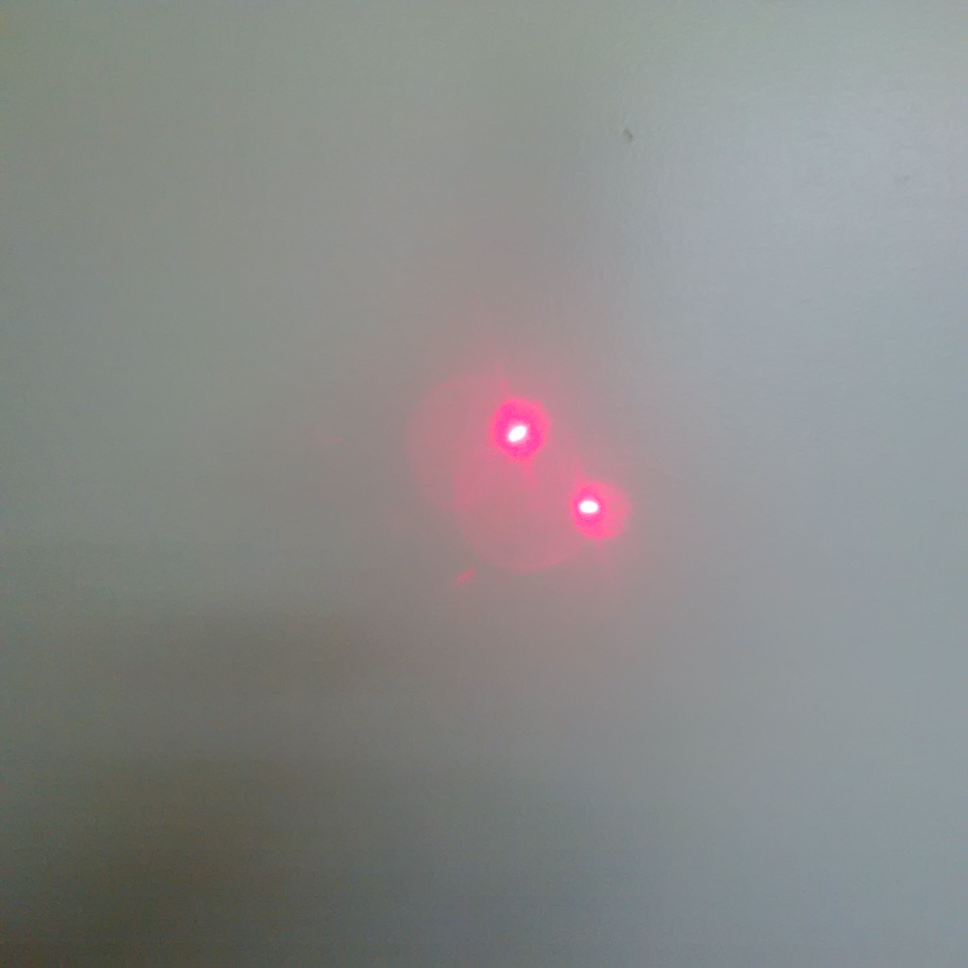
#> input picture Laser_test.jpg, 1936 x 1936 px, given in place of test_light.mp4, which was not available (shown at 1/2 size)
$ python DetectLaser_film.py
#> lines starting #> are read from the running program, lines starting #| are printed output that depends on the picture; after the words box and inside, x2 and y2 are one past the last pixel; in counts of white or black regions, pixels touching at a corner belong together; pictures that were not available may be replaced by others from this repository, and a replacement may not be noted
import cv2 as cv
import numpy as np

def nothing(value):
    return

video = cv.VideoCapture("Senior_Project_Laser_detect/test_light.mp4")

hue_value =255
sat_value = 255
V_value = 255

# img_test = cv.imread("Senior_Project_Laser_detect/test_light.mp4")# NEED TO FILM A POINTER

window_name = "Spotting Laser"
title_hue = "Hue slides"
title_saturation = "Saturation slides"
title_value = "Value slides"

cv.namedWindow(window_name, cv.WINDOW_AUTOSIZE)
# cv.createTrackbar(title_hue, window_name, 0, 255, nothing)
# cv.createTrackbar(title_value, window_name, 0, 255,nothing)
# cv.createTrackbar(title_saturation, window_name, 0, 255,nothing)
screen_width = 1080
screen_heigh = 1920

kernel = cv.getStructuringElement(cv.MORPH_ELLIPSE, (5,5))

# [12 lines of commented-out code are left out]
while(video.isOpened()):
    ret, frame = video.read()
#> frame is the input picture: shape (1936, 1936, 3); mean B, G, R 136.1, 137.4, 137.1

    if not ret:
        print("Can't find frame")
        break

    HSV_frame = cv.cvtColor(frame, cv.COLOR_BGR2HSV)
#> HSV_frame: shape (1936, 1936, 3); mean H, S, V 74.1, 20.6, 143
    h, s ,v = cv.split(HSV_frame)
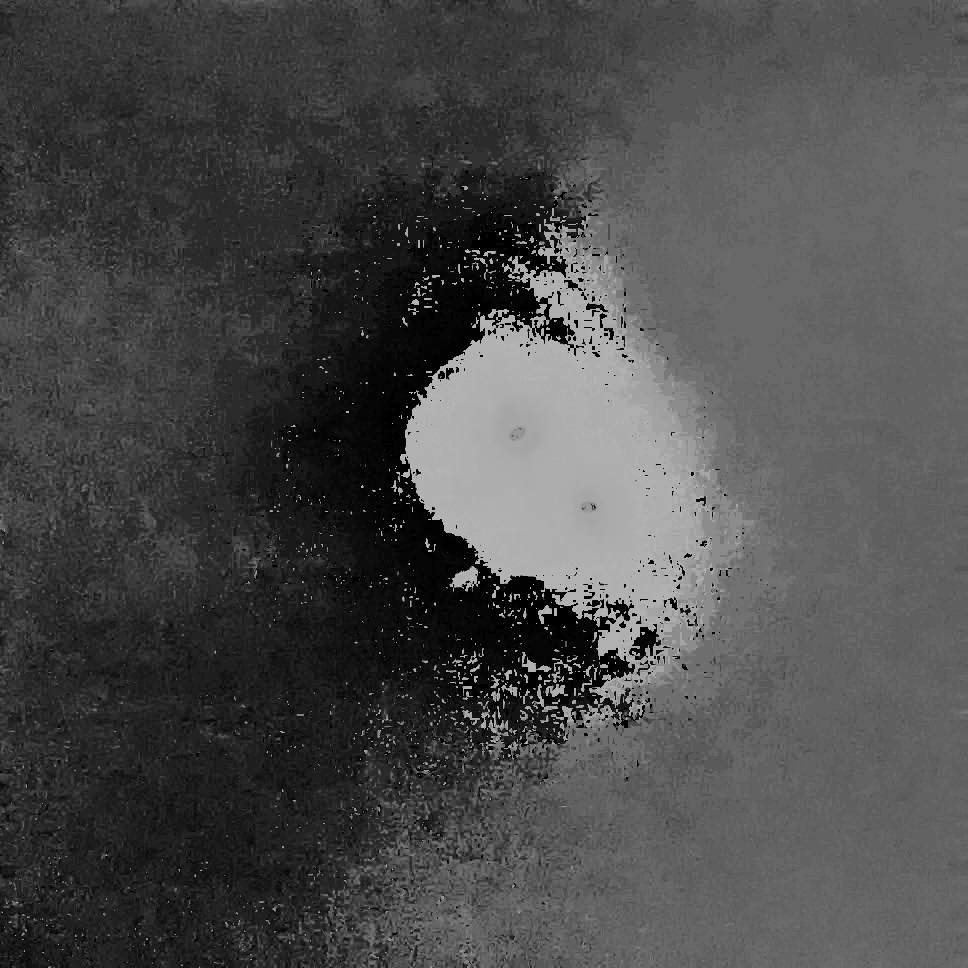
#> h: shape (1936, 1936) (shown at 1/2 size); min 0, max 179, mean 74.1
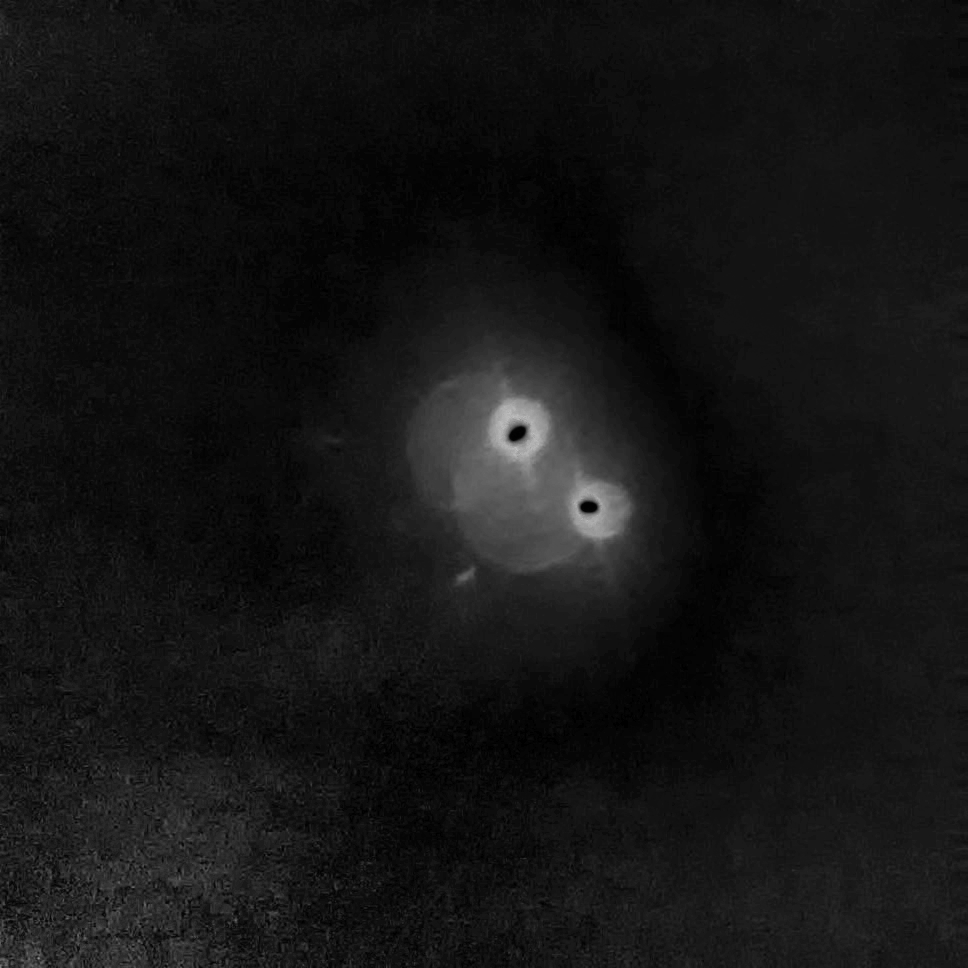
#> s: shape (1936, 1936) (shown at 1/2 size); min 0, max 209, mean 20.6
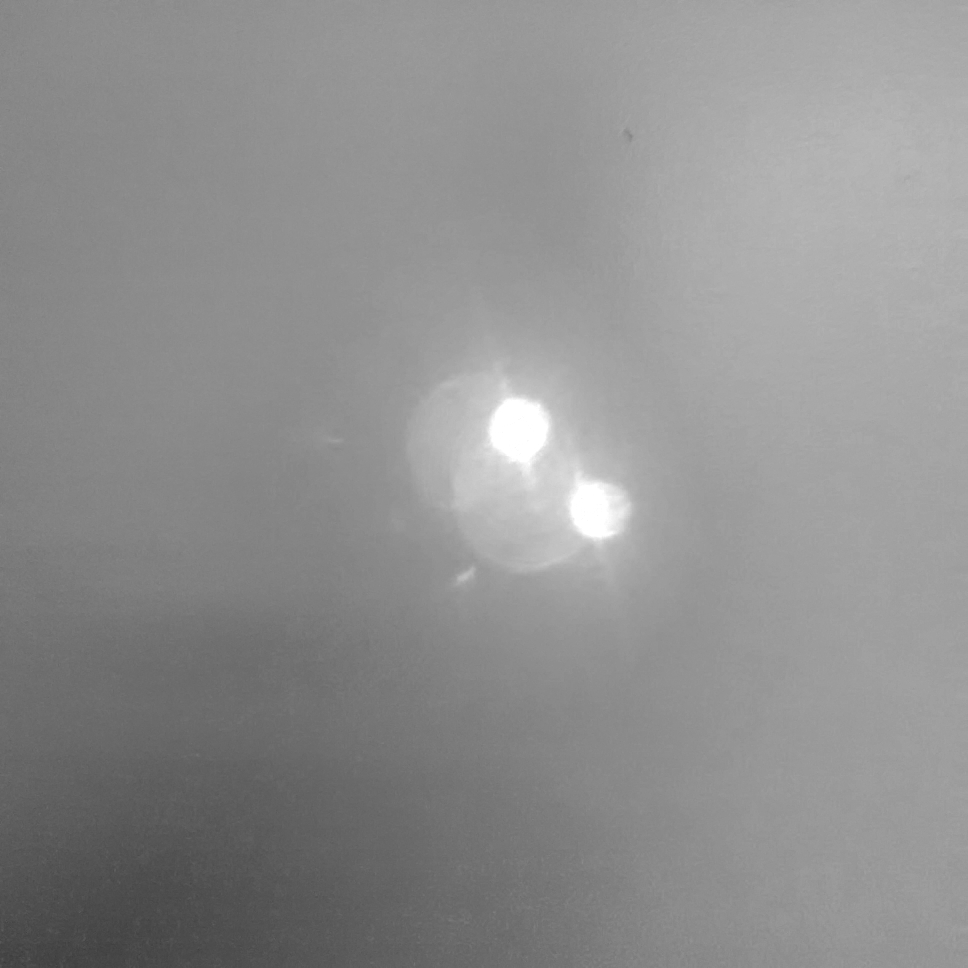
#> v: shape (1936, 1936) (shown at 1/2 size); min 49, max 255, mean 143

    # hue_value, sat_value, V_value = cv.getTrackbarPos(title_hue,window_name), cv.getTrackbarPos(title_saturation,window_name), cv.getTrackbarPos(title_value,window_name)
    hue_value, sat_value, V_value = 240, 240, 220

    ret_hue, thresh_hue = cv.threshold(h, hue_value, 255, cv.THRESH_BINARY)
#> thresh_hue: shape (1936, 1936); every value is 0
#> ret_hue = 240
    ret_sat, thresh_sat = cv.threshold(s, sat_value, 255, cv.THRESH_BINARY)
#> ret_sat = 240
    ret_val, thresh_val = cv.threshold(v, V_value, 255, cv.THRESH_BINARY)
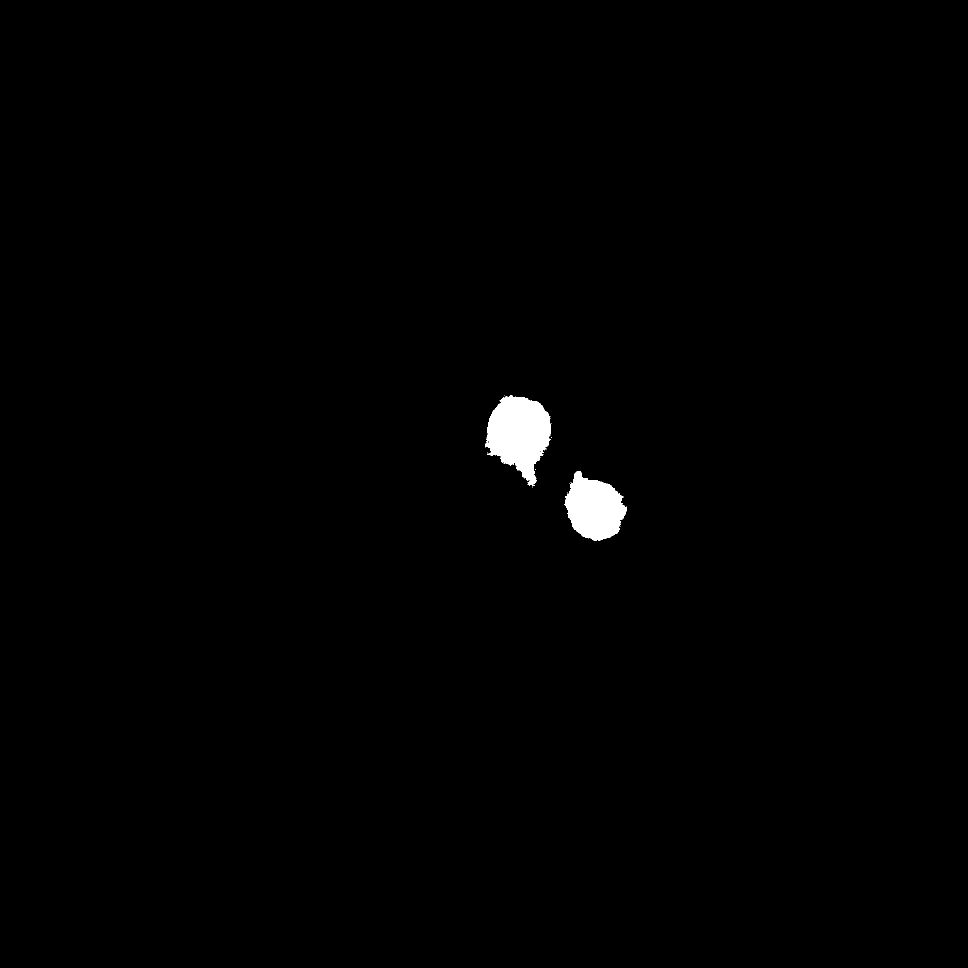
#> thresh_val: shape (1936, 1936) (shown at 1/2 size); 0.71% white; 19 white regions (17 under 20 px), largest, box (x1, y1, x2, y2) and area: (970, 790, 1102, 972) 15090, (1129, 942, 1253, 1082) 11525
#> ret_val = 220

    laser = cv.bitwise_and(thresh_hue, thresh_val)
    laser = cv.bitwise_and(thresh_sat, laser)
    result = cv.merge([thresh_hue,thresh_sat,thresh_val])
#> result: shape (1936, 1936, 3); mean H, S, V 0, 0, 1.8
    cv.imshow("resutl",result)

    mask_clean = cv.morphologyEx(result, cv.MORPH_OPEN, kernel)
#> mask_clean: shape (1936, 1936, 3); mean H, S, V 0, 0, 1.8
    mask_clean = cv.morphologyEx(mask_clean, cv.MORPH_CLOSE, kernel)
#> mask_clean: shape (1936, 1936, 3); mean H, S, V 0, 0, 1.8
    cv.imshow(window_name, mask_clean)

    # [13 lines of commented-out code are left out]

    if cv.waitKey(100) & 0xFF == ord('q'):
#> (key q is pressed here)
        break

# [39 lines of commented-out code are left out]
video.release()
cv.destroyAllWindows()

$ run again, on green_pointer.jpg
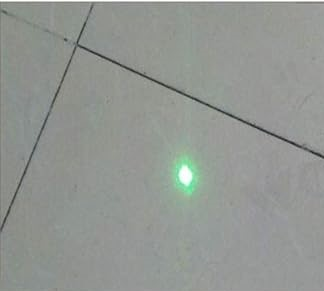
#> input picture green_pointer.jpg, 324 x 291 px, given in place of test_light.mp4, which was not available
#> frame is the input picture: shape (291, 324, 3); mean B, G, R 146.1, 150.5, 146.6
#> HSV_frame: shape (291, 324, 3); mean H, S, V 54, 8.8, 150.6
#> `h, s ,v = cv.split(HSV_frame)`:
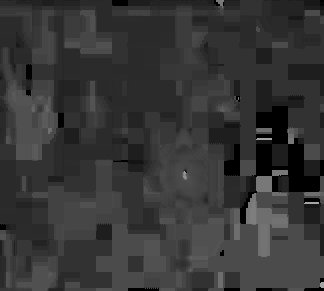
#> h: shape (291, 324); min 0, max 173, mean 54
#> thresh_hue: shape (291, 324); every value is 0
#> ret_hue = 240
#> `ret_val, thresh_val = cv.threshold(v, V_value, 255, cv.THRESH_BINARY)`:
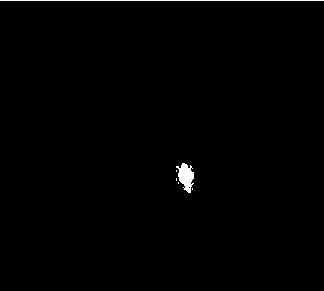
#> thresh_val: shape (291, 324); 0.69% white; 6 white regions (4 under 20 px), largest, box (x1, y1, x2, y2) and area: (0, 0, 324, 1) 324, (176, 163, 194, 193) 316
#> ret_val = 220
#> result: shape (291, 324, 3); mean H, S, V 0, 0, 1.8
